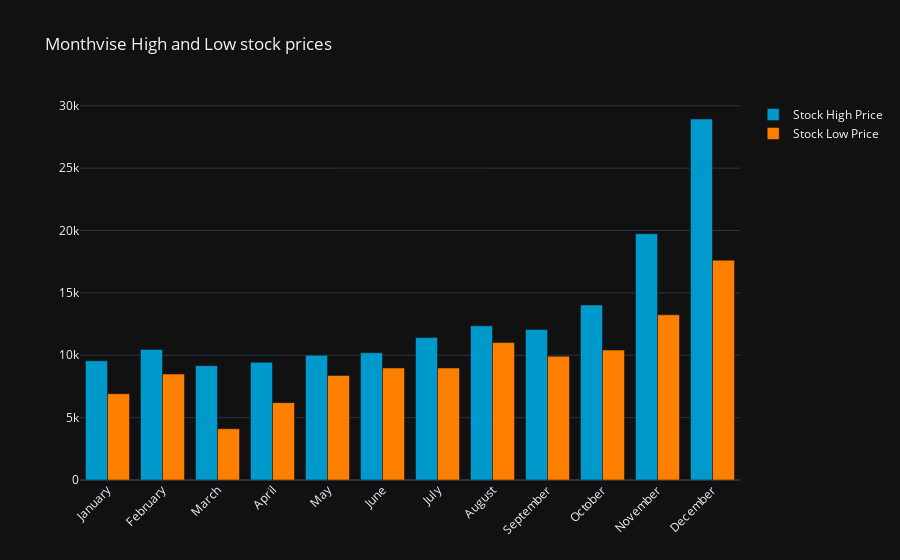

The notebook cell saved with this chart:
### Code cell
fig=go.Figure()
fig.add_trace(go.Bar(
    x=monthvise_high.index,
    y=monthvise_high,
    name='Stock High Price',
    marker_color='rgb(0, 153, 204)'
))

fig.add_trace(go.Bar(
    x=monthvise_low.index,
    y=monthvise_low,
    name='Stock Low Price',
    marker_color='rgb(255, 128, 0)'
))
fig.update_layout(barmode='group',xaxis_tickangle=-45,title='Monthvise High and Low stock prices')
fig.show()

### Figure 1 — Plotly figure (JSON) as saved in the notebook; plotly's stock layout.template omitted (floating-point values rounded to 4 significant figures)
{"data": [{"marker": {"color": "rgb(0, 153, 204)"}, "name": "Stock High Price", "x": ["January", "February", "March", "April", "May", "June", "July", "August", "September", "October", "November", "December"], "y": [9553.0, 10460.0, 9168.0, 9441.0, 9997.0, 10200.0, 11420.0, 12360.0, 12070.0, 14030.0, 19750.0, 28940.0], "type": "bar"}, {"marker": {"color": "rgb(255, 128, 0)"}, "name": "Stock Low Price", "x": ["January", "February", "March", "April", "May", "June", "July", "August", "September", "October", "November", "December"], "y": [6915.0, 8493.0, 4107.0, 6202.0, 8374.0, 8976.0, 8977.0, 11010.0, 9916.0, 10420.0, 13240.0, 17620.0], "type": "bar"}], "layout": {"xaxis": {"tickangle": -45}, "barmode": "group", "title": {"text": "Monthvise High and Low stock prices"}}}
